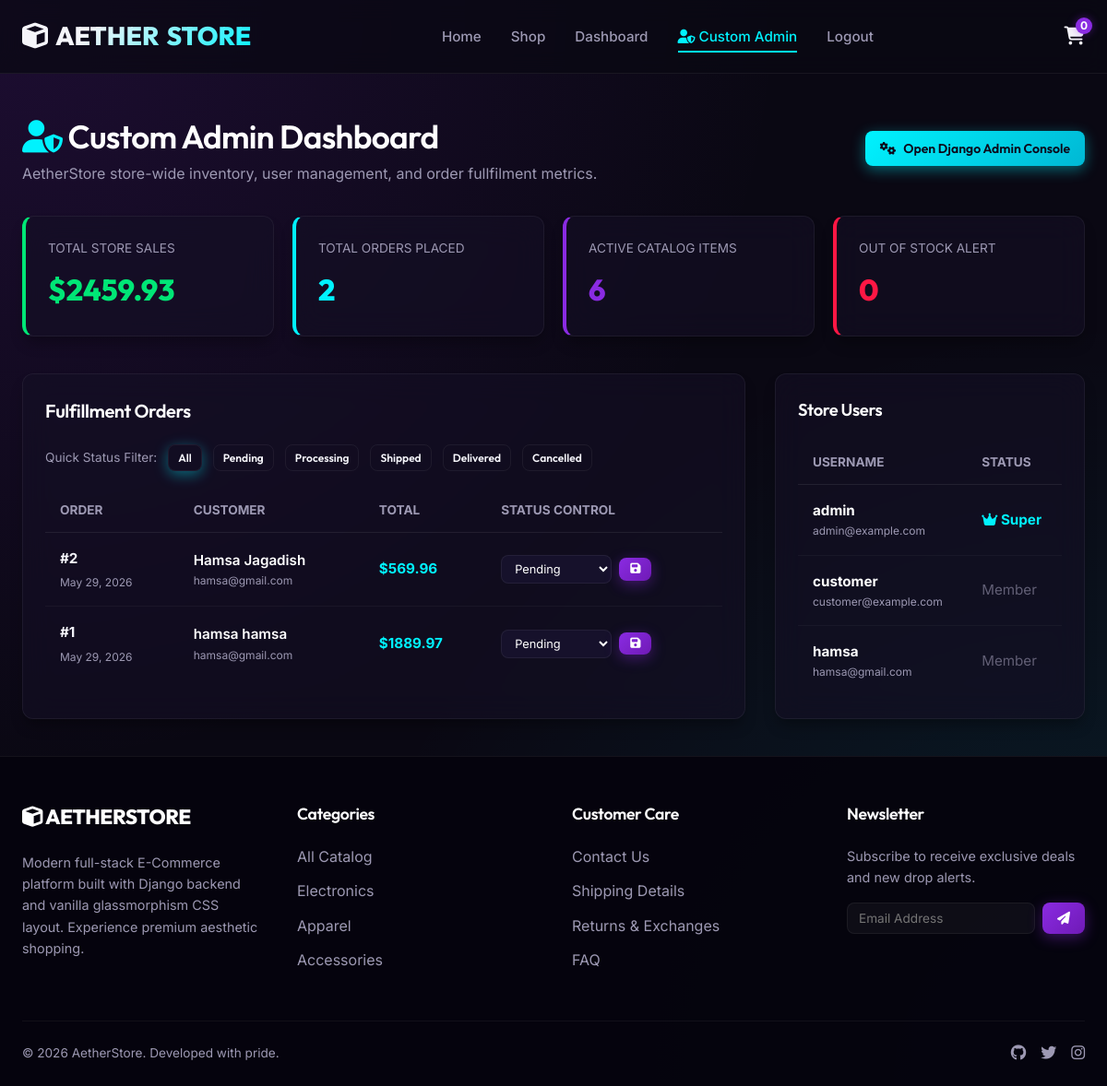
The app's page /admin-dashboard/ (signed in) with its own data.
### store/models.py (models this page shows, shortened)
class Order(models.Model):
    STATUS_CHOICES = (
        ('Pending', 'Pending'),
        ('Processing', 'Processing'),
        ('Shipped', 'Shipped'),
        ('Delivered', 'Delivered'),
        ('Cancelled', 'Cancelled'),
    )
    user = models.ForeignKey(User, on_delete=models.SET_NULL, null=True, blank=True, related_name='orders')
    first_name = models.CharField(max_length=50)
    last_name = models.CharField(max_length=50)
    email = models.EmailField()
    address = models.CharField(max_length=250)
    city = models.CharField(max_length=100)
    zip_code = models.CharField(max_length=20)
    total_price = models.DecimalField(max_digits=10, decimal_places=2)
    order_date = models.DateTimeField(auto_now_add=True)
    status = models.CharField(max_length=20, choices=STATUS_CHOICES, default='Pending')

### store/views.py (the view)
# urls.py: path('admin-dashboard/', views.admin_dashboard, name='admin_dashboard'),
@login_required(login_url='store:login')
@user_passes_test(lambda u: u.is_staff or u.is_superuser, login_url='store:home')
def admin_dashboard(request):
    total_sales = Order.objects.exclude(status='Cancelled').aggregate(Sum('total_price'))['total_price__sum'] or 0.00
    total_orders = Order.objects.count()
    total_products = Product.objects.count()
    out_of_stock = Product.objects.filter(stock=0)
    orders = Order.objects.all().order_by('-order_date')
    products = Product.objects.all().order_by('name')
    users = User.objects.all().order_by('username')
    status_filter = request.GET.get('status')
    if status_filter:
        orders = orders.filter(status=status_filter)
    return render(request, 'store/admin_dashboard.html', {
        'total_sales': total_sales,
        'total_orders': total_orders,
        'total_products': total_products,
        'out_of_stock': out_of_stock,
        'orders': orders,
        'products': products,
        'users': users,
        'status_choices': Order.STATUS_CHOICES
    })

### store/context_processors.py (called while the page is built)
def cart_processor(request):
    total_qty = 0
    if request.user.is_authenticated:
        cart_items = CartItem.objects.filter(user=request.user)
        total_qty = sum(item.quantity for item in cart_items)
    else:
        session_key = request.session.session_key
        if session_key:
            cart_items = CartItem.objects.filter(session_id=session_key)
            total_qty = sum(item.quantity for item in cart_items)
    return {'cart_count': total_qty}

### store/templates/store/admin_dashboard.html (shortened to what this page needs)
{% extends 'store/base.html' %}
{% load static %}
{% block content %}
    <div style="display:flex; justify-content:space-between; align-items:center; margin-bottom:32px; flex-wrap:wrap; gap:16px">
        <div>
            <h1 style="font-size:2.2rem; color:#fff"><i class="fa-solid fa-user-shield" style="color:var(--accent-secondary)"></i> Custom Admin Dashboard</h1>
            <p style="color:var(--text-secondary)">AetherStore store-wide inventory, user management, and order fullfilment metrics.</p>
        </div>
        <a href="/django-admin/" target="_blank" class="btn btn-secondary btn-sm"><i class="fa-solid fa-gears"></i> Open Django Admin Console</a>
    </div>
    <section style="margin-bottom: 40px">
        <div class="stats-grid">
            <div class="stat-card glass-panel" style="border-left: 4px solid var(--success)">
                <span class="stat-label">Total Store Sales</span>
                <span class="stat-value" style="color:var(--success)">${{ total_sales|floatformat:2 }}</span>
            </div>
            <div class="stat-card glass-panel" style="border-left: 4px solid var(--accent-secondary)">
                <span class="stat-label">Total Orders Placed</span>
                <span class="stat-value" style="color:var(--accent-secondary)">{{ total_orders }}</span>
            </div>
            <div class="stat-card glass-panel" style="border-left: 4px solid var(--accent-primary)">
                <span class="stat-label">Active Catalog Items</span>
                <span class="stat-value" style="color:var(--accent-primary)">{{ total_products }}</span>
            </div>
            <div class="stat-card glass-panel" style="border-left: 4px solid var(--error)">
                <span class="stat-label">Out of Stock Alert</span>
                <span class="stat-value" style="color:var(--error)">{{ out_of_stock|length }}</span>
            </div>
        </div>
    </section>
    <div class="checkout-layout" style="grid-template-columns: 1.4fr 0.6fr; gap:32px">
        <div class="table-card glass-panel">
            <h3 class="table-title">Fulfillment Orders</h3>
            <div style="margin-bottom:20px; display:flex; gap:12px; align-items:center; flex-wrap:wrap">
                <span style="font-size:0.85rem; color:var(--text-secondary)">Quick Status Filter:</span>
                <a href="{% url 'store:admin_dashboard' %}" class="btn btn-outline btn-sm {% if not request.GET.status %}btn-secondary{% endif %}" style="padding: 4px 10px; font-size:0.75rem">All</a>
                {% for code, name in status_choices %}
                    <a href="{% url 'store:admin_dashboard' %}?status={{ code }}" class="btn btn-outline btn-sm {% if request.GET.status == code %}btn-secondary{% endif %}" style="padding: 4px 10px; font-size:0.75rem">{{ name }}</a>
                {% endfor %}
            </div>
            {% if orders %}
                <table class="custom-table" id="admin-orders-table">
                    <thead>
                        <tr>
                            <th>Order</th>
                            <th>Customer</th>
                            <th>Total</th>
                            <th>Status Control</th>
                        </tr>
                    </thead>
                    <tbody>
                        {% for order in orders %}
                            <tr id="admin-order-row-{{ order.id }}">
                                <td>
                                    <strong>#{{ order.id }}</strong>
                                    <div style="font-size:0.75rem; color:var(--text-secondary); margin-top:4px">{{ order.order_date|date:"M d, Y" }}</div>
                                </td>
                                <td>
                                    <div style="font-weight:600; color:#fff">{{ order.first_name }} {{ order.last_name }}</div>
                                    <div style="font-size:0.75rem; color:var(--text-secondary)">{{ order.email }}</div>
                                </td>
                                <td><strong style="color:var(--accent-secondary)">${{ order.total_price }}</strong></td>
                                <td>
                                    <form action="{% url 'store:update_order_status' order.id %}" method="POST" style="display:flex; gap:8px; align-items:center">
                                        <select name="status" class="form-input" style="padding: 6px 10px; font-size: 0.8rem; background:rgba(25,20,48,0.8); border-color:var(--border-glass); width:120px" aria-label="Order status select">
                                            {% for code, name in status_choices %}
                                                <option value="{{ code }}" {% if order.status == code %}selected{% endif %}>{{ name }}</option>
                                            {% endfor %}
                                        </select>
                                        <button type="submit" class="btn btn-primary btn-sm" style="padding: 6px 12px; font-size:0.8rem" aria-label="Save status"><i class="fa-solid fa-floppy-disk"></i></button>
                                    </form>
                                </td>
                            </tr>
                        {% endfor %}
                    </tbody>
                </table>
            {% else %}
                <p style="color:var(--text-secondary); padding:20px; text-align:center">No orders match the selected filters.</p>
            {% endif %}
        </div>
        <div class="table-card glass-panel" style="padding: 24px">
            <h3 class="table-title" style="font-size:1.15rem">Store Users</h3>
            <table class="custom-table" id="admin-users-table" style="font-size:0.85rem">
                <thead>
                    <tr>
                        <th>Username</th>
                        <th>Status</th>
                    </tr>
                </thead>
                <tbody>
                    {% for user in users %}
                        <tr id="admin-user-row-{{ user.id }}">
                            <td>
                                <strong style="color:#fff">{{ user.username }}</strong>
                                <div style="font-size:0.75rem; color:var(--text-secondary)">{{ user.email }}</div>
                            </td>
                            <td>
                                {% if user.is_superuser %}
                                    <span style="color:var(--accent-secondary); font-weight:700"><i class="fa-solid fa-crown"></i> Super</span>
                                {% elif user.is_staff %}
                                    <span style="color:var(--accent-primary); font-weight:700"><i class="fa-solid fa-user-tie"></i> Staff</span>
                                {% else %}
                                    <span style="color:var(--text-muted)">Member</span>
                                {% endif %}
                            </td>
                        </tr>
                    {% endfor %}
                </tbody>
            </table>
        </div>
    </div>
{% endblock %}

### store/static/store/css/style.css (style rules this page uses)
:root { --bg-primary: #0a0813; --bg-secondary: #131026; --bg-glass: rgba(20, 16, 38, 0.6); --border-glass: rgba(255, 255, 255, 0.06); --accent-primary: #8a2be2; --accent-primary-glow: rgba(138, 43, 226, 0.4); --accent-secondary: #00f2fe; --accent-secondary-glow: rgba(0, 242, 254, 0.4); --text-primary: #f5f5fa; --text-secondary: #9d99b3; --text-muted: #625f75; --success: #00e676; --warning: #ffb300; --error: #ff1744; --font-heading: 'Outfit', sans-serif; --font-body: 'Inter', sans-serif; --shadow-sm: 0 4px 6px -1px rgba(0, 0, 0, 0.1), 0 2px 4px -1px rgba(0, 0, 0, 0.06); --shadow-md: 0 10px 15px -3px rgba(0, 0, 0, 0.3), 0 4px 6px -2px rgba(0, 0, 0, 0.05); --shadow-lg: 0 20px 25px -5px rgba(0, 0, 0, 0.5), 0 10px 10px -5px rgba(0, 0, 0, 0.04); --radius-sm: 8px; --radius-md: 12px; --radius-lg: 20px; --transition: all 0.3s cubic-bezier(0.4, 0, 0.2, 1); }
* { margin: 0; padding: 0; box-sizing: border-box; }
body { background-color: var(--bg-primary); color: var(--text-primary); font-family: var(--font-body); line-height: 1.6; overflow-x: hidden; background-image: radial-gradient(at 0% 0%, rgba(138, 43, 226, 0.15) 0px, transparent 50%), radial-gradient(at 100% 100%, rgba(0, 242, 254, 0.1) 0px, transparent 50%); background-attachment: fixed; min-height: 100vh; display: flex; flex-direction: column; }
a { color: inherit; text-decoration: none; transition: var(--transition); }
button, input, select, textarea { font-family: inherit; color: inherit; }
h1, h2, h3, h4, h5, h6 { font-family: var(--font-heading); font-weight: 600; letter-spacing: -0.02em; }
.glass-panel { background: var(--bg-glass); backdrop-filter: blur(16px); -webkit-backdrop-filter: blur(16px); border: 1px solid var(--border-glass); border-radius: var(--radius-md); box-shadow: var(--shadow-md); }
.btn { display: inline-flex; align-items: center; justify-content: center; padding: 12px 24px; border-radius: var(--radius-sm); font-weight: 600; font-family: var(--font-heading); cursor: pointer; transition: var(--transition); border: none; outline: none; text-align: center; gap: 8px; }
.btn-primary { background: linear-gradient(135deg, var(--accent-primary) 0%, #6f1ab6 100%); color: #fff; box-shadow: 0 4px 15px var(--accent-primary-glow); }
.btn-secondary { background: linear-gradient(135deg, var(--accent-secondary) 0%, #00b8d4 100%); color: #0c081a; box-shadow: 0 4px 15px var(--accent-secondary-glow); }
.btn-outline { background: transparent; border: 1px solid var(--border-glass); color: var(--text-primary); }
.btn-sm { padding: 8px 16px; font-size: 0.875rem; }
.form-input { width: 100%; background: rgba(255, 255, 255, 0.04); border: 1px solid var(--border-glass); padding: 12px 16px; border-radius: var(--radius-sm); color: #fff; outline: none; transition: var(--transition); }
.checkout-layout { display: grid; grid-template-columns: 1.2fr 0.8fr; gap: 40px; }
.stats-grid { display: grid; grid-template-columns: repeat(auto-fit, minmax(200px, 1fr)); gap: 20px; }
.stat-card { padding: 24px; display: flex; flex-direction: column; }
.stat-label { font-size: 0.85rem; text-transform: uppercase; color: var(--text-secondary); margin-bottom: 8px; }
.stat-value { font-size: 2rem; font-weight: 800; color: #fff; font-family: var(--font-heading); }
.table-card { padding: 24px; overflow-x: auto; }
.table-title { font-size: 1.25rem; margin-bottom: 20px; color: #fff; }
.custom-table { width: 100%; border-collapse: collapse; text-align: left; }
.custom-table th { padding: 12px 16px; color: var(--text-secondary); font-size: 0.85rem; text-transform: uppercase; border-bottom: 1px solid rgba(255, 255, 255, 0.08); }
.custom-table td { padding: 16px; border-bottom: 1px solid rgba(255, 255, 255, 0.04); font-size: 0.95rem; }
.custom-table tr:last-child td { border-bottom: none; }

### records on screen
Order: id "2", order_date "May 29, 2026", first_name "Hamsa", last_name "Jagadish", email "hamsa@gmail.com", total_price "569.96", status "Pending"
Order: id "1", order_date "May 29, 2026", first_name "hamsa", last_name "hamsa", email "hamsa@gmail.com", total_price "1889.97", status "Pending"

### other values on screen
{{ cart_count }} "0"
{{ total_sales|floatformat:2 }} "2459.93"
{{ total_orders }} "2"
{{ total_products }} "6"
{{ out_of_stock|length }} "0"
{{ name }} "Pending" "Processing" "Shipped" "Delivered" "Cancelled"
{{ user.username }} "admin"
{{ user.email }} "admin@example.com"
{{ user.username }} "customer"
{{ user.email }} "customer@example.com"
{{ user.username }} "hamsa"
{{ user.email }} "hamsa@gmail.com"
